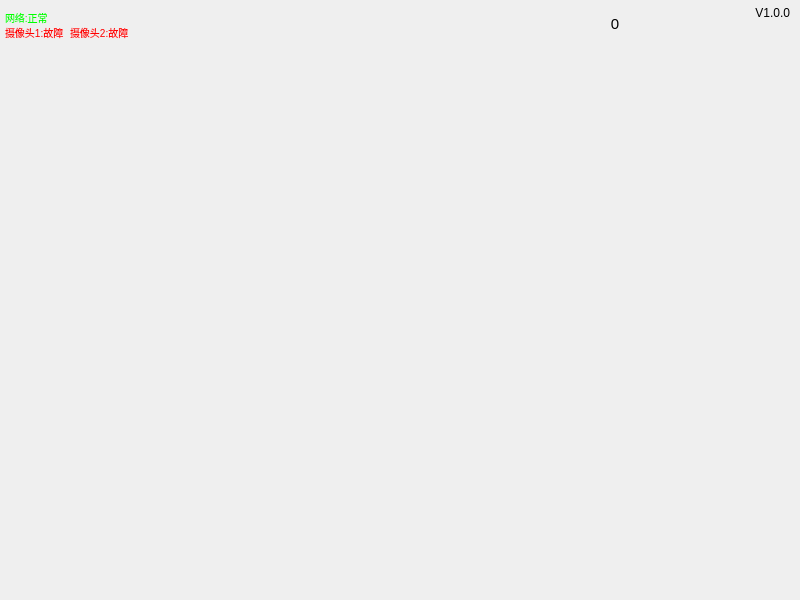
<?xml version="1.0" encoding="UTF-8"?>
<ui version="4.0">
 <class>MainWindow</class>
 <widget class="QMainWindow" name="MainWindow">
  <property name="geometry">
   <rect>
    <x>0</x>
    <y>0</y>
    <width>800</width>
    <height>600</height>
   </rect>
  </property>
  <property name="windowTitle">
   <string>MainWindow</string>
  </property>
  <property name="styleSheet">
   <string notr="true">background-image: url(:/Images/BG.png);
</string>
  </property>
  <widget class="QWidget" name="centralwidget">
   <property name="styleSheet">
    <string notr="true">background:transparent</string>
   </property>
   <widget class="QLabel" name="logoLab">
    <property name="geometry">
     <rect>
      <x>0</x>
      <y>0</y>
      <width>800</width>
      <height>45</height>
     </rect>
    </property>
    <property name="styleSheet">
     <string notr="true">background-image: url(:/Images/logo.png);</string>
    </property>
    <property name="text">
     <string/>
    </property>
   </widget>
   <widget class="QLabel" name="_StatCam1">
    <property name="geometry">
     <rect>
      <x>5</x>
      <y>25</y>
      <width>60</width>
      <height>14</height>
     </rect>
    </property>
    <property name="styleSheet">
     <string notr="true">font-family: &quot;Microsoft Yahei&quot;;font-size:10px;background:transparent;color:#ff0000;</string>
    </property>
    <property name="text">
     <string>摄像头1:故障</string>
    </property>
   </widget>
   <widget class="QLabel" name="_StatCam2">
    <property name="geometry">
     <rect>
      <x>70</x>
      <y>25</y>
      <width>60</width>
      <height>14</height>
     </rect>
    </property>
    <property name="styleSheet">
     <string notr="true">font-family: &quot;Microsoft Yahei&quot;;font-size:10px;background:transparent;color:#ff0000;</string>
    </property>
    <property name="text">
     <string>摄像头2:故障</string>
    </property>
   </widget>
   <widget class="QLabel" name="_StatNet">
    <property name="geometry">
     <rect>
      <x>5</x>
      <y>10</y>
      <width>60</width>
      <height>14</height>
     </rect>
    </property>
    <property name="styleSheet">
     <string notr="true">font-family: &quot;Microsoft Yahei&quot;;font-size:10px;background:transparent;color:#00ff00;</string>
    </property>
    <property name="text">
     <string>网络:正常</string>
    </property>
   </widget>
   <widget class="QWidget" name="rigitwidget" native="true">
    <property name="geometry">
     <rect>
      <x>510</x>
      <y>55</y>
      <width>282</width>
      <height>535</height>
     </rect>
    </property>
    <property name="styleSheet">
     <string notr="true">background-image: url(:/Images/right.png);</string>
    </property>
    <widget class="QWidget" name="widget" native="true">
     <property name="geometry">
      <rect>
       <x>5</x>
       <y>40</y>
       <width>272</width>
       <height>480</height>
      </rect>
     </property>
     <property name="styleSheet">
      <string notr="true">background:transparent</string>
     </property>
     <widget class="QListWidget" name="listWidget">
      <property name="geometry">
       <rect>
        <x>0</x>
        <y>0</y>
        <width>270</width>
        <height>480</height>
       </rect>
      </property>
      <property name="horizontalScrollBarPolicy">
       <enum>Qt::ScrollBarAlwaysOff</enum>
      </property>
      <property name="resizeMode">
       <enum>QListView::Adjust</enum>
      </property>
      <property name="viewMode">
       <enum>QListView::ListMode</enum>
      </property>
     </widget>
    </widget>
   </widget>
   <widget class="QLabel" name="WorkStatusLab">
    <property name="geometry">
     <rect>
      <x>655</x>
      <y>25</y>
      <width>136</width>
      <height>14</height>
     </rect>
    </property>
    <property name="styleSheet">
     <string notr="true">background-image: url(:/Images/identify.png);</string>
    </property>
    <property name="text">
     <string/>
    </property>
   </widget>
   <widget class="QWidget" name="leftwidget" native="true">
    <property name="geometry">
     <rect>
      <x>5</x>
      <y>55</y>
      <width>494</width>
      <height>535</height>
     </rect>
    </property>
    <property name="styleSheet">
     <string notr="true">background-image: url(:/Images/left.png);</string>
    </property>
    <widget class="QWidget" name="widget2" native="true">
     <property name="geometry">
      <rect>
       <x>87</x>
       <y>275</y>
       <width>320</width>
       <height>240</height>
      </rect>
     </property>
     <property name="styleSheet">
      <string notr="true">background:transparent</string>
     </property>
     <widget class="QLabel" name="VideoImg2">
      <property name="geometry">
       <rect>
        <x>0</x>
        <y>0</y>
        <width>320</width>
        <height>240</height>
       </rect>
      </property>
      <property name="styleSheet">
       <string notr="true"/>
      </property>
      <property name="text">
       <string/>
      </property>
     </widget>
    </widget>
    <widget class="QWidget" name="widget1" native="true">
     <property name="geometry">
      <rect>
       <x>87</x>
       <y>20</y>
       <width>320</width>
       <height>240</height>
      </rect>
     </property>
     <property name="styleSheet">
      <string notr="true">background:transparent</string>
     </property>
     <widget class="QLabel" name="VideoImg1">
      <property name="geometry">
       <rect>
        <x>0</x>
        <y>0</y>
        <width>320</width>
        <height>240</height>
       </rect>
      </property>
      <property name="layoutDirection">
       <enum>Qt::LeftToRight</enum>
      </property>
      <property name="styleSheet">
       <string notr="true"/>
      </property>
      <property name="text">
       <string/>
      </property>
     </widget>
    </widget>
    <widget class="ROILabel" name="VideoImgRoi1">
     <property name="geometry">
      <rect>
       <x>87</x>
       <y>20</y>
       <width>320</width>
       <height>240</height>
      </rect>
     </property>
     <property name="mouseTracking">
      <bool>true</bool>
     </property>
     <property name="styleSheet">
      <string notr="true">background:transparent</string>
     </property>
     <property name="text">
      <string/>
     </property>
    </widget>
    <widget class="ROILabel" name="VideoImgRoi2">
     <property name="geometry">
      <rect>
       <x>87</x>
       <y>275</y>
       <width>320</width>
       <height>240</height>
      </rect>
     </property>
     <property name="mouseTracking">
      <bool>true</bool>
     </property>
     <property name="styleSheet">
      <string notr="true">background:transparent</string>
     </property>
     <property name="text">
      <string/>
     </property>
    </widget>
   </widget>
   <widget class="QPushButton" name="ROISetBtn">
    <property name="geometry">
     <rect>
      <x>655</x>
      <y>5</y>
      <width>135</width>
      <height>35</height>
     </rect>
    </property>
    <property name="styleSheet">
     <string notr="true">background:transparent</string>
    </property>
    <property name="text">
     <string/>
    </property>
    <property name="flat">
     <bool>true</bool>
    </property>
   </widget>
   <widget class="QTextEdit" name="ResultTxt">
    <property name="geometry">
     <rect>
      <x>600</x>
      <y>10</y>
      <width>30</width>
      <height>30</height>
     </rect>
    </property>
    <property name="verticalScrollBarPolicy">
     <enum>Qt::ScrollBarAlwaysOff</enum>
    </property>
    <property name="horizontalScrollBarPolicy">
     <enum>Qt::ScrollBarAlwaysOff</enum>
    </property>
    <property name="sizeAdjustPolicy">
     <enum>QAbstractScrollArea::AdjustToContents</enum>
    </property>
    <property name="html">
     <string>&lt;!DOCTYPE HTML PUBLIC &quot;-//W3C//DTD HTML 4.0//EN&quot; &quot;http://www.w3.org/TR/REC-html40/strict.dtd&quot;&gt;
&lt;html&gt;&lt;head&gt;&lt;meta name=&quot;qrichtext&quot; content=&quot;1&quot; /&gt;&lt;style type=&quot;text/css&quot;&gt;
p, li { white-space: pre-wrap; }
&lt;/style&gt;&lt;/head&gt;&lt;body style=&quot; font-family:'Ubuntu'; font-size:11pt; font-weight:400; font-style:normal;&quot;&gt;
&lt;p align=&quot;center&quot; style=&quot; margin-top:0px; margin-bottom:0px; margin-left:0px; margin-right:0px; -qt-block-indent:0; text-indent:0px;&quot;&gt;&lt;span style=&quot; font-family:'Ubuntu';&quot;&gt;0&lt;/span&gt;&lt;/p&gt;&lt;/body&gt;&lt;/html&gt;</string>
    </property>
   </widget>
   <widget class="QLabel" name="versionLab">
    <property name="geometry">
     <rect>
      <x>730</x>
      <y>5</y>
      <width>60</width>
      <height>15</height>
     </rect>
    </property>
    <property name="text">
     <string>V1.0.0</string>
    </property>
    <property name="alignment">
     <set>Qt::AlignRight|Qt::AlignTrailing|Qt::AlignVCenter</set>
    </property>
   </widget>
  </widget>
 </widget>
 <customwidgets>
  <customwidget>
   <class>ROILabel</class>
   <extends>QLabel</extends>
   <header location="global">Controls/roilabel.h</header>
  </customwidget>
 </customwidgets>
 <resources/>
 <connections/>
</ui>
